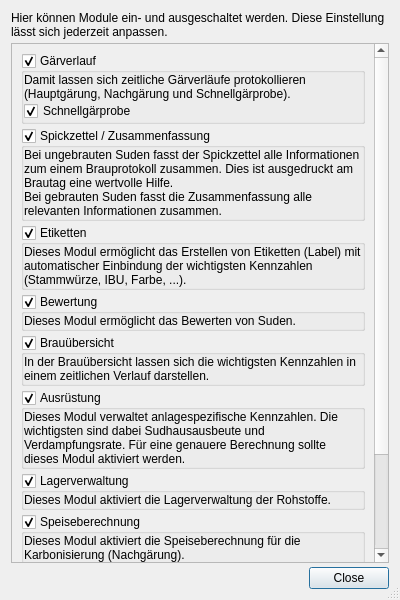
<?xml version="1.0" encoding="UTF-8"?>
<ui version="4.0">
 <class>DlgModule</class>
 <widget class="QDialog" name="DlgModule">
  <property name="geometry">
   <rect>
    <x>0</x>
    <y>0</y>
    <width>400</width>
    <height>600</height>
   </rect>
  </property>
  <property name="windowTitle">
   <string>Module</string>
  </property>
  <property name="sizeGripEnabled">
   <bool>true</bool>
  </property>
  <layout class="QVBoxLayout" name="verticalLayout_3">
   <property name="spacing">
    <number>4</number>
   </property>
   <item>
    <widget class="QLabel" name="label_12">
     <property name="text">
      <string>Hier können Module ein- und ausgeschaltet werden. Diese Einstellung lässt sich jederzeit anpassen.</string>
     </property>
     <property name="wordWrap">
      <bool>true</bool>
     </property>
    </widget>
   </item>
   <item>
    <widget class="QScrollArea" name="scrollArea">
     <property name="widgetResizable">
      <bool>true</bool>
     </property>
     <widget class="QWidget" name="scrollAreaWidgetContents">
      <property name="geometry">
       <rect>
        <x>0</x>
        <y>0</y>
        <width>386</width>
        <height>536</height>
       </rect>
      </property>
      <layout class="QVBoxLayout" name="verticalLayout_4">
       <property name="spacing">
        <number>4</number>
       </property>
       <item>
        <widget class="QGroupBox" name="gbModuleGaerverlauf">
         <property name="toolTip">
          <string>&lt;html&gt;&lt;head/&gt;&lt;body&gt;&lt;p&gt;Der Gärverlauf gehört zu den wichtigsten Schritten nach dem Anstellen. Der Kleine Brauhelfer trennt in Schnellgärprobe, Hauptgärung und Nachgärung.&lt;/p&gt;&lt;p&gt;&lt;br/&gt;&lt;/p&gt;&lt;p&gt;Die graphische Auswertung lässt gute Rückschlüsse über die Gärbedingungen zu. Störungen oder Eigenarten bestimmter Hefen, die sich schon einmal &amp;quot;schlafen legen&amp;quot;,  lassen sich so auf einen Blick identifizieren.&lt;/p&gt;&lt;/body&gt;&lt;/html&gt;</string>
         </property>
         <property name="title">
          <string>Gärverlauf</string>
         </property>
         <property name="checkable">
          <bool>true</bool>
         </property>
         <layout class="QVBoxLayout" name="verticalLayout">
          <property name="spacing">
           <number>0</number>
          </property>
          <property name="leftMargin">
           <number>0</number>
          </property>
          <property name="topMargin">
           <number>0</number>
          </property>
          <property name="rightMargin">
           <number>0</number>
          </property>
          <property name="bottomMargin">
           <number>0</number>
          </property>
          <item>
           <widget class="QLabel" name="label">
            <property name="text">
             <string>Damit lassen sich zeitliche Gärverläufe protokollieren (Hauptgärung, Nachgärung und Schnellgärprobe).</string>
            </property>
            <property name="wordWrap">
             <bool>true</bool>
            </property>
           </widget>
          </item>
          <item>
           <widget class="QCheckBox" name="cbSchnellgaerprobe">
            <property name="toolTip">
             <string>&lt;html&gt;&lt;head/&gt;&lt;body&gt;&lt;p&gt;Die Schnellgärprobe ist  wichtig, wenn es etwa um die Vorhersage des richtigen Zeitpunktes beim Grünschlauchen geht. Auch lässt sich damit das Verhalten unbekannter Hefen beurteilen.&lt;/p&gt;&lt;/body&gt;&lt;/html&gt;</string>
            </property>
            <property name="text">
             <string>Schnellgärprobe</string>
            </property>
            <property name="checked">
             <bool>true</bool>
            </property>
           </widget>
          </item>
         </layout>
        </widget>
       </item>
       <item>
        <widget class="QGroupBox" name="gbModuleZusammenfassung">
         <property name="title">
          <string>Spickzettel / Zusammenfassung</string>
         </property>
         <property name="checkable">
          <bool>true</bool>
         </property>
         <layout class="QVBoxLayout" name="verticalLayout_2">
          <property name="spacing">
           <number>0</number>
          </property>
          <property name="leftMargin">
           <number>0</number>
          </property>
          <property name="topMargin">
           <number>0</number>
          </property>
          <property name="rightMargin">
           <number>0</number>
          </property>
          <property name="bottomMargin">
           <number>0</number>
          </property>
          <item>
           <widget class="QLabel" name="label_2">
            <property name="text">
             <string>Bei ungebrauten Suden fasst der Spickzettel alle Informationen zum einem Brauprotokoll zusammen. Dies ist ausgedruckt am Brautag eine wertvolle Hilfe.
Bei gebrauten Suden fasst die Zusammenfassung alle relevanten Informationen zusammen.</string>
            </property>
            <property name="wordWrap">
             <bool>true</bool>
            </property>
           </widget>
          </item>
         </layout>
        </widget>
       </item>
       <item>
        <widget class="QGroupBox" name="gbModuleEtikette">
         <property name="title">
          <string>Etiketten</string>
         </property>
         <property name="checkable">
          <bool>true</bool>
         </property>
         <layout class="QVBoxLayout" name="verticalLayout_5">
          <property name="spacing">
           <number>0</number>
          </property>
          <property name="leftMargin">
           <number>0</number>
          </property>
          <property name="topMargin">
           <number>0</number>
          </property>
          <property name="rightMargin">
           <number>0</number>
          </property>
          <property name="bottomMargin">
           <number>0</number>
          </property>
          <item>
           <widget class="QLabel" name="label_3">
            <property name="text">
             <string>Dieses Modul ermöglicht das Erstellen von Etiketten (Label) mit automatischer Einbindung der wichtigsten Kennzahlen (Stammwürze, IBU, Farbe, ...).</string>
            </property>
            <property name="wordWrap">
             <bool>true</bool>
            </property>
           </widget>
          </item>
         </layout>
        </widget>
       </item>
       <item>
        <widget class="QGroupBox" name="gbModuleBewertung">
         <property name="title">
          <string>Bewertung</string>
         </property>
         <property name="checkable">
          <bool>true</bool>
         </property>
         <layout class="QVBoxLayout" name="verticalLayout_6">
          <property name="spacing">
           <number>0</number>
          </property>
          <property name="leftMargin">
           <number>0</number>
          </property>
          <property name="topMargin">
           <number>0</number>
          </property>
          <property name="rightMargin">
           <number>0</number>
          </property>
          <property name="bottomMargin">
           <number>0</number>
          </property>
          <item>
           <widget class="QLabel" name="label_4">
            <property name="text">
             <string>Dieses Modul ermöglicht das Bewerten von Suden.</string>
            </property>
            <property name="wordWrap">
             <bool>true</bool>
            </property>
           </widget>
          </item>
         </layout>
        </widget>
       </item>
       <item>
        <widget class="QGroupBox" name="gbModuleBrauuebersicht">
         <property name="title">
          <string>Brauübersicht</string>
         </property>
         <property name="checkable">
          <bool>true</bool>
         </property>
         <layout class="QVBoxLayout" name="verticalLayout_7">
          <property name="spacing">
           <number>0</number>
          </property>
          <property name="leftMargin">
           <number>0</number>
          </property>
          <property name="topMargin">
           <number>0</number>
          </property>
          <property name="rightMargin">
           <number>0</number>
          </property>
          <property name="bottomMargin">
           <number>0</number>
          </property>
          <item>
           <widget class="QLabel" name="label_5">
            <property name="text">
             <string>In der Brauübersicht lassen sich die wichtigsten Kennzahlen in einem zeitlichen Verlauf darstellen.</string>
            </property>
            <property name="wordWrap">
             <bool>true</bool>
            </property>
           </widget>
          </item>
         </layout>
        </widget>
       </item>
       <item>
        <widget class="QGroupBox" name="gbModuleAusruestung">
         <property name="toolTip">
          <string>&lt;html&gt;&lt;head/&gt;&lt;body&gt;&lt;p&gt;Dieses Modul ist unverzichtbar, um eine möglichst exakte Vorhersage zu Sudhausausbeute, Farbe und anderer Parameter bis Brauende zu bekommen.&lt;/p&gt;&lt;p&gt;&lt;br/&gt;&lt;/p&gt;&lt;p&gt;Gut gepflegt, entscheidet sich hiermit wie genau der Kleine Brauhelfer arbeitet. Zu Beginn sind Standardwerte eingetragen. Sie sollten aber zeitnah mit den Daten der eigenen Brauanlage ersetzt werden.&lt;/p&gt;&lt;/body&gt;&lt;/html&gt;</string>
         </property>
         <property name="title">
          <string>Ausrüstung</string>
         </property>
         <property name="checkable">
          <bool>true</bool>
         </property>
         <layout class="QVBoxLayout" name="verticalLayout_8">
          <property name="spacing">
           <number>0</number>
          </property>
          <property name="leftMargin">
           <number>0</number>
          </property>
          <property name="topMargin">
           <number>0</number>
          </property>
          <property name="rightMargin">
           <number>0</number>
          </property>
          <property name="bottomMargin">
           <number>0</number>
          </property>
          <item>
           <widget class="QLabel" name="label_6">
            <property name="text">
             <string>Dieses Modul verwaltet anlagespezifische Kennzahlen. Die wichtigsten sind dabei Sudhausausbeute und Verdampfungsrate. Für eine genauere Berechnung sollte dieses Modul aktiviert werden.</string>
            </property>
            <property name="wordWrap">
             <bool>true</bool>
            </property>
           </widget>
          </item>
         </layout>
        </widget>
       </item>
       <item>
        <widget class="QGroupBox" name="gbModuleLagerverwaltung">
         <property name="toolTip">
          <string>&lt;html&gt;&lt;head/&gt;&lt;body&gt;&lt;p&gt;Dieses Modul ist das Rohstofflager des Brauhauses. Es ist unabdingbar, um ein Rezept anzulegen. Viele Felder im Rezepttteil können erst ausgefüllt werden, wenn man hier Einträge wie Malz, Hopfen, Hefe und Zusätze gemacht hat.&lt;/p&gt;&lt;p&gt;&lt;br/&gt;&lt;/p&gt;&lt;p&gt;Einträge hier sind unabdingbar, um mit dem Kleinen Brauhelfer loslegen zu können.&lt;/p&gt;&lt;/body&gt;&lt;/html&gt;</string>
         </property>
         <property name="title">
          <string>Lagerverwaltung</string>
         </property>
         <property name="checkable">
          <bool>true</bool>
         </property>
         <layout class="QVBoxLayout" name="verticalLayout_12">
          <property name="spacing">
           <number>0</number>
          </property>
          <property name="leftMargin">
           <number>0</number>
          </property>
          <property name="topMargin">
           <number>0</number>
          </property>
          <property name="rightMargin">
           <number>0</number>
          </property>
          <property name="bottomMargin">
           <number>0</number>
          </property>
          <item>
           <widget class="QLabel" name="label_10">
            <property name="text">
             <string>Dieses Modul aktiviert die Lagerverwaltung der Rohstoffe.</string>
            </property>
            <property name="wordWrap">
             <bool>true</bool>
            </property>
           </widget>
          </item>
         </layout>
        </widget>
       </item>
       <item>
        <widget class="QGroupBox" name="gbModuleSpeise">
         <property name="toolTip">
          <string>&lt;html&gt;&lt;head/&gt;&lt;body&gt;&lt;p&gt;Hiermit wird der Anteil an Speise verrechnet, der später in Reifeprozess für die Nachägrung  – entweder in Flasche oder Fass – verwendet wird. Bei Problemen mit diesem Modul bitte den Warnhinweis lesen.&lt;/p&gt;&lt;p&gt;&lt;br/&gt;&lt;/p&gt;&lt;p&gt;Unter Speise versteht man einen zurückgehltenen Teil der Würze, der vor dem Anstellen entnommen wird. Aus seinem Volumen und Zuckergehalt lässt sich die Karbonisierung berechnen.&lt;/p&gt;&lt;p&gt;&lt;br/&gt;&lt;/p&gt;&lt;p&gt;&lt;span style=&quot; font-weight:700; color:#ff2600;&quot;&gt;Achtung: &lt;/span&gt;Viele ältere Rezepte ohne Speise warnen beim Öffnen vor einer fehlenden oder fehlerhaften Speiseberechnung. Der Fehler wird behoben, indem man das Modul Speiseberechnung aktiviert, das Rezept sichert, das Modul deaktiviert und erneut sichert. In neueren Rezepten tritt dieser Fehler nicht mehr auf.&lt;/p&gt;&lt;/body&gt;&lt;/html&gt;</string>
         </property>
         <property name="title">
          <string>Speiseberechnung</string>
         </property>
         <property name="checkable">
          <bool>true</bool>
         </property>
         <layout class="QVBoxLayout" name="verticalLayout_13">
          <property name="spacing">
           <number>0</number>
          </property>
          <property name="leftMargin">
           <number>0</number>
          </property>
          <property name="topMargin">
           <number>0</number>
          </property>
          <property name="rightMargin">
           <number>0</number>
          </property>
          <property name="bottomMargin">
           <number>0</number>
          </property>
          <item>
           <widget class="QLabel" name="label_11">
            <property name="text">
             <string>Dieses Modul aktiviert die Speiseberechnung für die Karbonisierung (Nachgärung).</string>
            </property>
            <property name="wordWrap">
             <bool>true</bool>
            </property>
           </widget>
          </item>
         </layout>
        </widget>
       </item>
       <item>
        <widget class="QGroupBox" name="gbModuleWasseraufbereitung">
         <property name="title">
          <string>Wasseraufbereitung</string>
         </property>
         <property name="checkable">
          <bool>true</bool>
         </property>
         <layout class="QVBoxLayout" name="verticalLayout_9">
          <property name="spacing">
           <number>0</number>
          </property>
          <property name="leftMargin">
           <number>0</number>
          </property>
          <property name="topMargin">
           <number>0</number>
          </property>
          <property name="rightMargin">
           <number>0</number>
          </property>
          <property name="bottomMargin">
           <number>0</number>
          </property>
          <item>
           <widget class="QLabel" name="label_7">
            <property name="text">
             <string>Dieses Modul hilft bei der Wasseraufbereitung und kalkuliert die Wasserprofile.</string>
            </property>
            <property name="wordWrap">
             <bool>true</bool>
            </property>
           </widget>
          </item>
         </layout>
        </widget>
       </item>
       <item>
        <widget class="QGroupBox" name="gbModulePreiskalkulation">
         <property name="title">
          <string>Preiskalkulation</string>
         </property>
         <property name="checkable">
          <bool>true</bool>
         </property>
         <layout class="QVBoxLayout" name="verticalLayout_10">
          <property name="spacing">
           <number>0</number>
          </property>
          <property name="leftMargin">
           <number>0</number>
          </property>
          <property name="topMargin">
           <number>0</number>
          </property>
          <property name="rightMargin">
           <number>0</number>
          </property>
          <property name="bottomMargin">
           <number>0</number>
          </property>
          <item>
           <widget class="QLabel" name="label_8">
            <property name="text">
             <string>Dieses Modul berechnet den Preis pro Liter Bier. Voraussetzung ist die Eingabe alle Rohstoffpreise.</string>
            </property>
            <property name="wordWrap">
             <bool>true</bool>
            </property>
           </widget>
          </item>
         </layout>
        </widget>
       </item>
      </layout>
     </widget>
    </widget>
   </item>
   <item>
    <widget class="QDialogButtonBox" name="buttonBox">
     <property name="orientation">
      <enum>Qt::Horizontal</enum>
     </property>
     <property name="standardButtons">
      <set>QDialogButtonBox::Close</set>
     </property>
    </widget>
   </item>
  </layout>
 </widget>
 <resources/>
 <connections>
  <connection>
   <sender>buttonBox</sender>
   <signal>accepted()</signal>
   <receiver>DlgModule</receiver>
   <slot>accept()</slot>
   <hints>
    <hint type="sourcelabel">
     <x>302</x>
     <y>485</y>
    </hint>
    <hint type="destinationlabel">
     <x>302</x>
     <y>252</y>
    </hint>
   </hints>
  </connection>
  <connection>
   <sender>buttonBox</sender>
   <signal>rejected()</signal>
   <receiver>DlgModule</receiver>
   <slot>reject()</slot>
   <hints>
    <hint type="sourcelabel">
     <x>302</x>
     <y>485</y>
    </hint>
    <hint type="destinationlabel">
     <x>302</x>
     <y>252</y>
    </hint>
   </hints>
  </connection>
 </connections>
</ui>
